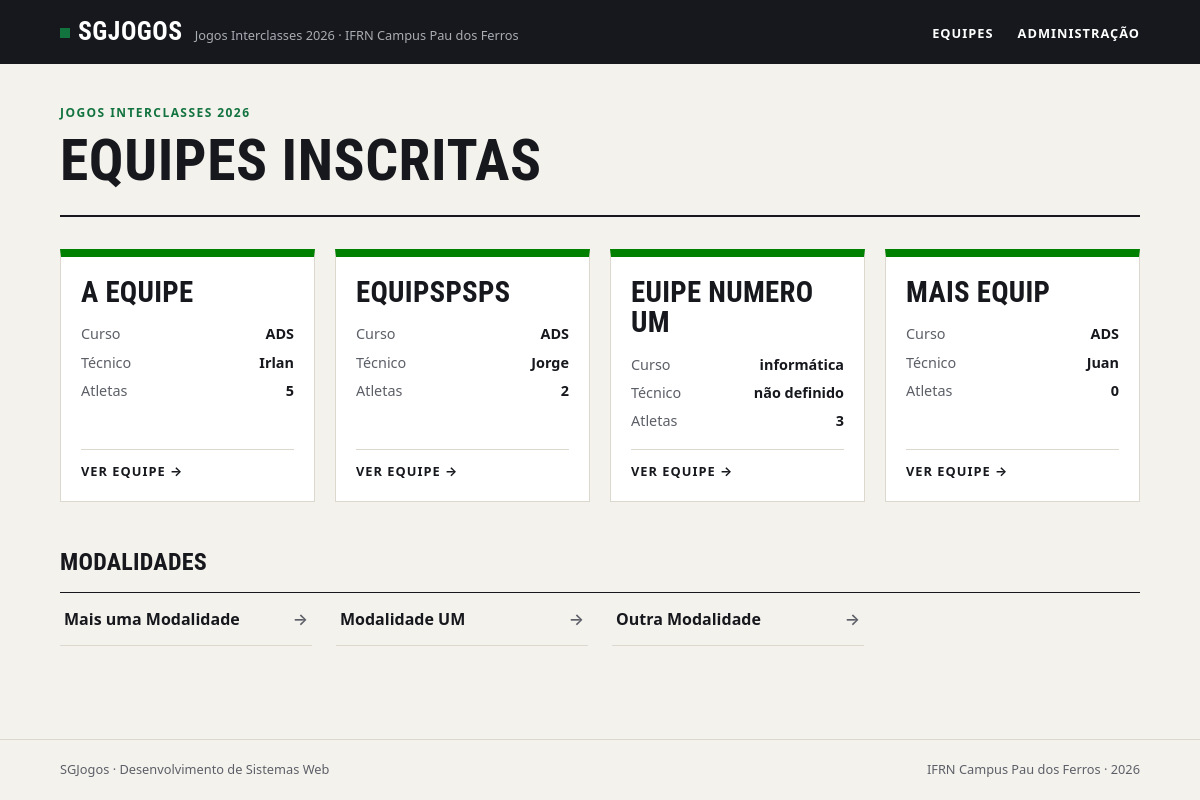
The page / on the database its author committed.
### jogos/models.py (models this page shows, shortened)
class Equipe(models.Model):
    nome = models.CharField(max_length=100, unique=True)
    curso = models.CharField(max_length=100)
    cor = models.CharField(max_length=100)
    criada_em = models.DateTimeField(auto_now_add=True)
    class Meta:
        verbose_name = "equipe"
        verbose_name_plural = "equipes"
        ordering = ["nome"]

class Modalidade(models.Model):
    nome = models.CharField(max_length=100, unique=True)
    tipo = models.CharField(choices=[("individual", "Individual"), ("coletivo", "Coletivo")], default="individual", max_length=20)
    max_atletas = models.PositiveIntegerField()
    class Meta:
        verbose_name = "modalidade"
        verbose_name_plural = "modalidades"
        ordering = ["nome"]

### jogos/views.py (the view)
# urls.py: path("", views.index, name="index"),
def index(request):
    equipes = Equipe.objects.annotate(
        total_atletas=Count("atletas", distinct=True),
        tecnico_nome=F("tecnico__nome"),
    ).order_by("nome")
    modalidades = Modalidade.objects.all()
    return render(request, "jogos/index.html", {"equipes": equipes, "modalidades": modalidades})

### jogos/templates/jogos/index.html (shortened to what this page needs)
{% extends "jogos/base.html" %}
{% block conteudo %}
<header class="topo">
    <span class="sobretitulo">Jogos Interclasses 2026</span>
    <h1>Equipes inscritas</h1>
</header>
<section class="grade" id="lista-equipes">
    {% for equipe in equipes %}
        <article class="card" style="border-top-color: green;">
            <h3>{{ equipe.nome }}</h3>
            <dl>
                <dt>Curso</dt>
                <dd>{{ equipe.curso }}</dd>
                <dt>Técnico</dt>
                <dd>{{ equipe.tecnico_nome|default:"não definido" }}</dd>
                <dt>Atletas</dt>
                <dd>{{ equipe.total_atletas }}</dd>
            </dl>
            <a class="link" href="{% url 'jogos:equipe' equipe.id %}">Ver equipe</a>
        </article>
    {% empty %}
        <p class="sem-resultado">Nenhuma equipe encontrada.</p>
    {% endfor %}
</section>
<h2>Modalidades</h2>
<ul class="lista-modalidades">
    {% for modalidade in modalidades %}
        <li><a href="{% url 'jogos:modalidade' modalidade.id %}">{{ modalidade.nome }}</a></li>
    {% empty %}
        <li><span class="aviso">Nenhuma modalidade cadastrada.</span></li>
    {% endfor %}
</ul>
{% endblock %}

### jogos/templates/jogos/base.html (shortened to what this page needs)
{% load static %}
<!DOCTYPE html>
<html lang="pt-br">
<head>
    <link rel="stylesheet" href="{% static 'css/style.css' %}">
</head>
<body>
    <header class="cabecalho">
        <div class="conteudo">
            <a class="marca" href="{% url 'jogos:index' %}">
                <strong>SGJogos</strong>
                <span>Jogos Interclasses 2026 · IFRN Campus Pau dos Ferros</span>
            </a>
            <nav class="menu">
                <ul>
                    <li><a href="{% url 'jogos:index' %}">Equipes</a></li>
                    <li><a href="{% url 'admin:index' %}">Administração</a></li>
                </ul>
            </nav>
        </div>
    </header>
    <main class="conteudo">
        {% block conteudo %}{% endblock %}
    </main>
    <footer class="rodape">
        <div class="conteudo">
            <p>SGJogos · Desenvolvimento de Sistemas Web</p>
            <p>IFRN Campus Pau dos Ferros · 2026</p>
        </div>
    </footer>
</body>
</html>

### css/style.css (style rules this page uses)
:root { --papel: #f4f2ed; --branco: #ffffff; --tinta: #16181d; --tinta-suave: #5c5f67; --linha: #dcd8ce; --verde: #12733f; --verde-claro: #e2efe6; --fonte-texto: system-ui, -apple-system, "Segoe UI", Roboto, Ubuntu, "Helvetica Neue", Arial, sans-serif; --fonte-titulo: "Bahnschrift SemiCondensed", "Bahnschrift", "Avenir Next Condensed", "Roboto Condensed", "Ubuntu Condensed", "Arial Narrow", var(--fonte-texto); }
*, *::before, *::after { box-sizing: border-box; }
* { margin: 0; padding: 0; }
body { min-height: 100vh; display: flex; flex-direction: column; background: var(--papel); color: var(--tinta); font-family: var(--fonte-texto); font-size: 1rem; line-height: 1.55; -webkit-font-smoothing: antialiased; }
a { color: inherit; }
ul { list-style: none; }
h1, h2, h3 { font-family: var(--fonte-titulo); font-stretch: condensed; font-weight: 700; line-height: 1.05; text-transform: uppercase; letter-spacing: 0.01em; }
.conteudo { width: 100%; max-width: 1120px; margin: 0 auto; padding: 0 20px; }
.cabecalho { background: var(--tinta); color: var(--branco); }
.cabecalho .conteudo { display: flex; align-items: center; justify-content: space-between; gap: 16px; min-height: 64px; }
.marca { display: flex; align-items: baseline; gap: 12px; text-decoration: none; }
.marca strong { font-family: var(--fonte-titulo); font-stretch: condensed; font-size: 1.6rem; letter-spacing: 0.02em; text-transform: uppercase; }
.marca strong::before { content: ""; display: inline-block; width: 10px; height: 10px; margin-right: 8px; background: var(--verde); transform: translateY(-2px); }
.marca span { color: #a9acb3; font-size: 0.8rem; }
.menu ul { display: flex; gap: 24px; }
.menu a { font-size: 0.8rem; font-weight: 600; letter-spacing: 0.08em; text-transform: uppercase; text-decoration: none; padding: 6px 0; border-bottom: 2px solid transparent; }
main.conteudo { flex: 1; padding-top: 40px; padding-bottom: 64px; }
.topo { padding-bottom: 24px; margin-bottom: 32px; border-bottom: 2px solid var(--tinta); }
.sobretitulo { display: block; margin-bottom: 8px; color: var(--verde); font-size: 0.75rem; font-weight: 700; letter-spacing: 0.12em; text-transform: uppercase; }
h1 { font-size: clamp(2.2rem, 6vw, 3.6rem); }
h2 { margin: 48px 0 16px; font-size: 1.5rem; }
.grade { display: grid; grid-template-columns: repeat(auto-fill, minmax(250px, 1fr)); gap: 20px; }
.card { display: flex; flex-direction: column; gap: 16px; padding: 20px; background: var(--branco); border: 1px solid var(--linha); border-top: 8px solid var(--tinta); }
.card h3 { font-size: 1.8rem; }
.card dl { display: grid; grid-template-columns: auto 1fr; gap: 6px 12px; font-size: 0.9rem; }
.card dt { color: var(--tinta-suave); }
.card dd { font-weight: 600; text-align: right; }
.card .link { margin-top: auto; padding-top: 12px; border-top: 1px solid var(--linha); font-size: 0.8rem; font-weight: 700; letter-spacing: 0.08em; text-transform: uppercase; text-decoration: none; }
.card .link::after { content: " →"; }
.lista-modalidades { display: grid; grid-template-columns: repeat(auto-fill, minmax(220px, 1fr)); column-gap: 24px; border-top: 1px solid var(--tinta); }
.lista-modalidades a { display: flex; justify-content: space-between; padding: 14px 4px; border-bottom: 1px solid var(--linha); font-weight: 600; text-decoration: none; }
.lista-modalidades a::after { content: "→"; color: var(--tinta-suave); }
.rodape { border-top: 1px solid var(--linha); color: var(--tinta-suave); font-size: 0.8rem; }
.rodape .conteudo { display: flex; flex-wrap: wrap; justify-content: space-between; gap: 8px; padding-top: 20px; padding-bottom: 20px; }

### rows shown on the page
Equipe: nome "A EQUIPE", curso "ADS", tecnico_nome "Irlan", total_atletas "5"
Equipe: nome "EQUIPSPSPS", curso "ADS", tecnico_nome "Jorge", total_atletas "2"
Equipe: nome "EUIPE NUMERO UM", curso "informática", tecnico_nome "não definido", total_atletas "3"
Equipe: nome "MAIS EQUIP", curso "ADS", tecnico_nome "Juan", total_atletas "0"
Modalidade: nome "Mais uma Modalidade"
Modalidade: nome "Modalidade UM"
Modalidade: nome "Outra Modalidade"
